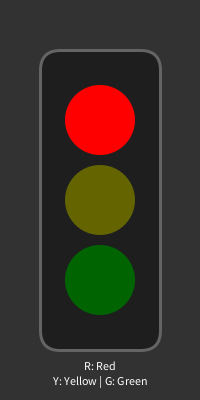
Frame 1 (no input)
Frame 60 (the mouse pressed at the canvas centre just before this capture): identical to frame 1, image omitted
Frame 120 (the mouse held since frame 60 and released just before this capture): identical to frame 1, image omitted

The Processing sketch that drew this single still picture (run headless with seeded random() and noise(); from frame 60 on, the mouse is pressed at the canvas centre):

// Processing sketch: Day_3_Activity0_traffic_light
// ── Day_3_Activity0_traffic_light.pde
// Day 3 Activity - Traffic Light
// Create an interactive traffic light using booleans and if statements

// ============================================
// INSTRUCTIONS:
// 1. Complete the TODO sections below
// 2. Use boolean variables to track which light is on
// 3. Use if statements to draw the correct colors
// 4. Use keyPressed() to change lights
// ============================================

// --- BOOLEAN VARIABLES ---
// TODO: Declare three boolean variables for each light
// Only one should be true at a time
boolean redOn = true;
boolean yellowOn = false;
boolean greenOn = false;

void setup() {
  size(200, 400);
}

void draw() {
  background(50);

  // --- DRAW TRAFFIC LIGHT BOX ---
  fill(30);
  stroke(100);
  strokeWeight(3);
  rect(40, 50, 120, 300, 20);

  // --- DRAW RED LIGHT ---
  // TODO: If redOn is true, fill with bright red (255, 0, 0)
  //       Otherwise, fill with dark red (100, 0, 0)
  if (redOn) {
    fill(255, 0, 0);
  } else {
    fill(100, 0, 0);
  }
  noStroke();
  circle(100, 120, 70);

  // --- DRAW YELLOW LIGHT ---
  // TODO: Use an if statement to check yellowOn
  //       Bright yellow: (255, 255, 0)
  //       Dark yellow: (100, 100, 0)
  if (yellowOn) {
    fill(255, 255, 0);
  } else {
    fill(100, 100, 0);
  }
  circle(100, 200, 70);

  // --- DRAW GREEN LIGHT ---
  // TODO: Use an if statement to check greenOn
  //       Bright green: (0, 255, 0)
  //       Dark green: (0, 100, 0)
  if (greenOn) {
    fill(0, 255, 0);
  } else {
    fill(0, 100, 0);
  }
  circle(100, 280, 70);

  // --- INSTRUCTIONS ---
  fill(255);
  textAlign(CENTER);
  textSize(12);
  text("R: Red", 100, 370);
  text("Y: Yellow | G: Green", 100, 385);
}

void keyPressed() {
  // --- CHANGE LIGHTS BASED ON KEY PRESS ---
  // TODO: When 'r' or 'R' is pressed, turn on red (and turn off others)
  if (key == 'r' || key == 'R') {
    redOn = true;
    yellowOn = false;
    greenOn = false;
  }

  // TODO: When 'y' or 'Y' is pressed, turn on yellow
  if (key == 'y' || key == 'Y') {
    redOn = false;
    yellowOn = true;
    greenOn = false;
  }

  // TODO: When 'g' or 'G' is pressed, turn on green
  if (key == 'g' || key == 'G') {
    redOn = false;
    yellowOn = false;
    greenOn = true;
  }
}

// ============================================
// CHALLENGES:
// 1. Add a "cycle" feature: press SPACE to go to next light
// 2. Add a "blink" mode for yellow using frameCount
// 3. Add a pedestrian signal (walk/don't walk)
// 4. Create a "night mode" where only yellow blinks
// ============================================
